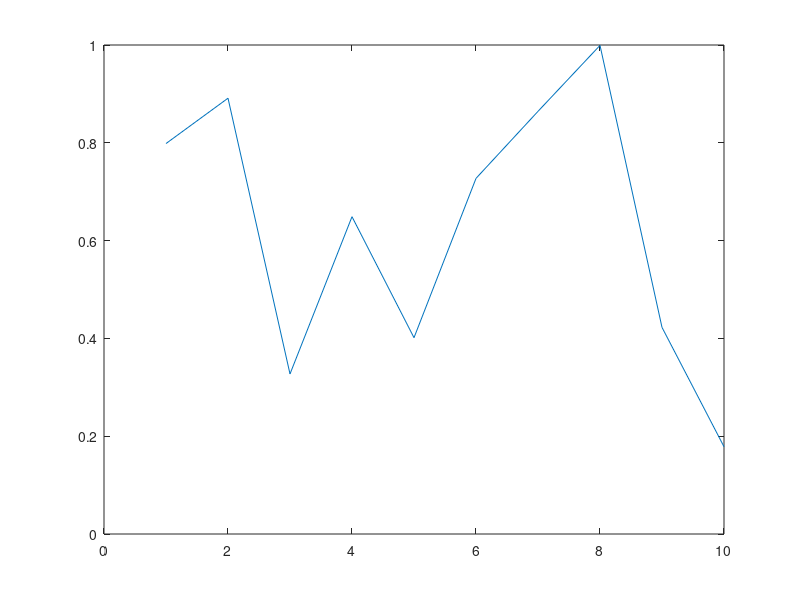

MATLAB code for this plot: (Note: this script raises an error after producing the figure.)
function demo_mbd
% Allow a line to have its own 'ButtonDownFcn' callback.
hLine = plot(rand(1,10));
set(hLine,'ButtonDownFcn','disp(''This executes'')');
set(hLine,'Tag','DoNotIgnore');
h = rotate3d;
set(h,'ButtonDownFilter',@mycallback);
set(h,'Enable','on');
% mouse-click on the line
%
function [flag] = mycallback(obj,event_obj)
% If the tag of the object is 'DoNotIgnore', then return true.
objTag = get(obj,'Tag');
if strcmpi(objTag,'DoNotIgnore')
   flag = true;
else
   flag = false;
end